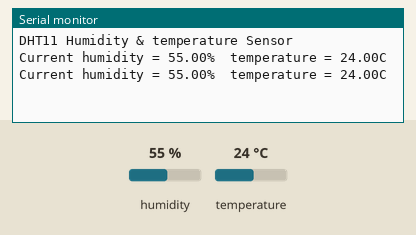
This sketch was run on a simulated Arduino Uno, built with avr-gcc and run on an emulated ATmega328P. Shown: the last lines printed to the serial monitor. Inputs (shaded band) come from the test bench; at power-on: humidity 55 %, temperature 24 °C.

Above: at 2.8 s.
2.9 s: humidity set to 22 %
At 5.3 s:
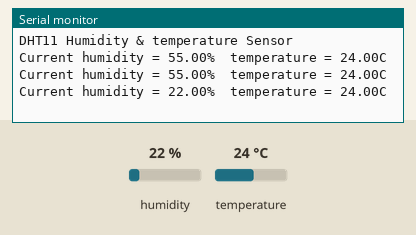
5.6 s: temperature set to 12 °C
At 6.5 s:
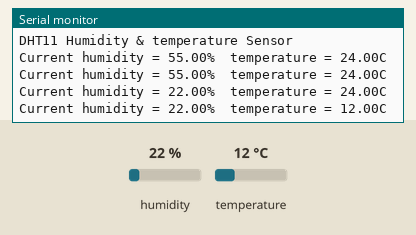
8.3 s: humidity set to 40 %
At 11.3 s:
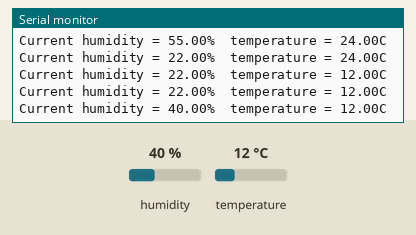
Timing chart, 0 to 12.8 s (numbered marks = the images above; inputs shaded):
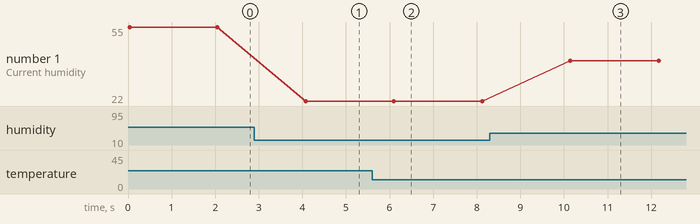

The sketch:

Blink.ino
```cpp
#include <DHT.h>
#define DHTPIN 2 // Analog Pin sensor is connected to

#define DHTTYPE DHT11
DHT dht(DHTPIN, DHTTYPE);

void setup(){

  Serial.begin(9600);
  //delay(500);//Delay to let system boot
  Serial.println("DHT11 Humidity & temperature Sensor\n\n");
  //delay(1000);//Wait before accessing Sensor
  dht.begin();

}//end "setup()"

void loop(){
  //Start of Program

   // dht.read11(dht_apin);
    float h = dht.readHumidity();
    float t = dht.readTemperature();
    Serial.print("Current humidity = ");
    Serial.print(h);
    Serial.print("%  ");
    Serial.print("temperature = ");
    Serial.print(t);
    Serial.println("C  ");
    delay(2000);//Wait 5 seconds before accessing sensor again.
}// end loop(
```

Measured:
- after the input at 2.9 s, the serial monitor: prints a new line after 1.2 s (image 1)
- after the input at 5.6 s, the serial monitor: prints a new line after 0.50 s (image 2)
- after the input at 8.3 s, the serial monitor: prints a new line after 1.8 s (image 3)
- plotted number 1: 55 → 22 after the input at 2.9 s, 22 → 40 after the input at 8.3 s
